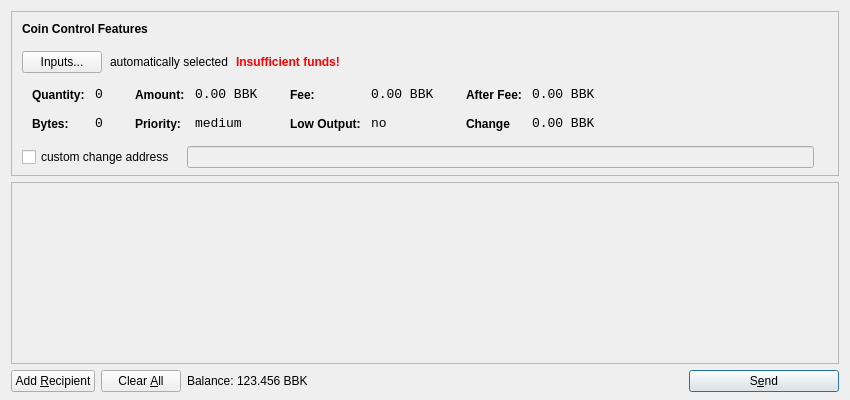
<?xml version="1.0" encoding="UTF-8"?>
<ui version="4.0">
 <class>SendCoinsDialog</class>
 <widget class="QDialog" name="SendCoinsDialog">
  <property name="geometry">
   <rect>
    <x>0</x>
    <y>0</y>
    <width>850</width>
    <height>400</height>
   </rect>
  </property>
  <property name="windowTitle">
   <string>Send Coins</string>
  </property>
  <layout class="QVBoxLayout" name="verticalLayout" stretch="0,1,0">
   <property name="bottomMargin">
    <number>8</number>
   </property>
   <item>
    <widget class="QFrame" name="frameCoinControl">
     <property name="sizePolicy">
      <sizepolicy hsizetype="Expanding" vsizetype="Expanding">
       <horstretch>0</horstretch>
       <verstretch>0</verstretch>
      </sizepolicy>
     </property>
     <property name="maximumSize">
      <size>
       <width>16777215</width>
       <height>16777215</height>
      </size>
     </property>
     <property name="frameShape">
      <enum>QFrame::StyledPanel</enum>
     </property>
     <property name="frameShadow">
      <enum>QFrame::Sunken</enum>
     </property>
     <layout class="QVBoxLayout" name="verticalLayoutCoinControl2">
      <property name="spacing">
       <number>-1</number>
      </property>
      <property name="leftMargin">
       <number>0</number>
      </property>
      <property name="topMargin">
       <number>0</number>
      </property>
      <property name="rightMargin">
       <number>0</number>
      </property>
      <property name="bottomMargin">
       <number>6</number>
      </property>
      <item>
       <layout class="QVBoxLayout" name="verticalLayoutCoinControl" stretch="0,0,0,0,1">
        <property name="spacing">
         <number>0</number>
        </property>
        <property name="leftMargin">
         <number>10</number>
        </property>
        <property name="topMargin">
         <number>10</number>
        </property>
        <item>
         <layout class="QHBoxLayout" name="horizontalLayoutCoinControl1">
          <property name="bottomMargin">
           <number>15</number>
          </property>
          <item>
           <widget class="QLabel" name="labelCoinControlFeatures">
            <property name="sizePolicy">
             <sizepolicy hsizetype="Preferred" vsizetype="Maximum">
              <horstretch>0</horstretch>
              <verstretch>0</verstretch>
             </sizepolicy>
            </property>
            <property name="font">
             <font>
              <weight>75</weight>
              <bold>true</bold>
             </font>
            </property>
            <property name="styleSheet">
             <string notr="true">font-weight:bold;</string>
            </property>
            <property name="text">
             <string>Coin Control Features</string>
            </property>
           </widget>
          </item>
         </layout>
        </item>
        <item>
         <layout class="QHBoxLayout" name="horizontalLayoutCoinControl2" stretch="0,0,0,0">
          <property name="spacing">
           <number>8</number>
          </property>
          <property name="bottomMargin">
           <number>10</number>
          </property>
          <item>
           <widget class="QPushButton" name="pushButtonCoinControl">
            <property name="styleSheet">
             <string notr="true"/>
            </property>
            <property name="text">
             <string>Inputs...</string>
            </property>
           </widget>
          </item>
          <item>
           <widget class="QLabel" name="labelCoinControlAutomaticallySelected">
            <property name="text">
             <string>automatically selected</string>
            </property>
            <property name="margin">
             <number>5</number>
            </property>
           </widget>
          </item>
          <item>
           <widget class="QLabel" name="labelCoinControlInsuffFunds">
            <property name="font">
             <font>
              <weight>75</weight>
              <bold>true</bold>
             </font>
            </property>
            <property name="styleSheet">
             <string notr="true">color:red;font-weight:bold;</string>
            </property>
            <property name="text">
             <string>Insufficient funds!</string>
            </property>
            <property name="margin">
             <number>5</number>
            </property>
           </widget>
          </item>
          <item>
           <spacer name="horizontalSpacerCoinControl">
            <property name="orientation">
             <enum>Qt::Horizontal</enum>
            </property>
            <property name="sizeHint" stdset="0">
             <size>
              <width>40</width>
              <height>1</height>
             </size>
            </property>
           </spacer>
          </item>
         </layout>
        </item>
        <item>
         <widget class="QWidget" name="widgetCoinControl" native="true">
          <property name="sizePolicy">
           <sizepolicy hsizetype="Preferred" vsizetype="Preferred">
            <horstretch>0</horstretch>
            <verstretch>0</verstretch>
           </sizepolicy>
          </property>
          <property name="minimumSize">
           <size>
            <width>0</width>
            <height>0</height>
           </size>
          </property>
          <property name="styleSheet">
           <string notr="true"/>
          </property>
          <layout class="QHBoxLayout" name="horizontalLayoutCoinControl5">
           <property name="margin">
            <number>0</number>
           </property>
           <item>
            <layout class="QHBoxLayout" name="horizontalLayoutCoinControl3" stretch="0,0,0,1">
             <property name="spacing">
              <number>20</number>
             </property>
             <property name="topMargin">
              <number>0</number>
             </property>
             <property name="bottomMargin">
              <number>10</number>
             </property>
             <item>
              <layout class="QFormLayout" name="formLayoutCoinControl1">
               <property name="horizontalSpacing">
                <number>10</number>
               </property>
               <property name="verticalSpacing">
                <number>14</number>
               </property>
               <property name="leftMargin">
                <number>10</number>
               </property>
               <property name="topMargin">
                <number>4</number>
               </property>
               <property name="rightMargin">
                <number>6</number>
               </property>
               <item row="0" column="0">
                <widget class="QLabel" name="labelCoinControlQuantityText">
                 <property name="styleSheet">
                  <string notr="true">font-weight:bold;</string>
                 </property>
                 <property name="text">
                  <string>Quantity:</string>
                 </property>
                 <property name="margin">
                  <number>0</number>
                 </property>
                </widget>
               </item>
               <item row="0" column="1">
                <widget class="QLabel" name="labelCoinControlQuantity">
                 <property name="font">
                  <font>
                   <family>Monospace</family>
                   <pointsize>10</pointsize>
                  </font>
                 </property>
                 <property name="cursor">
                  <cursorShape>IBeamCursor</cursorShape>
                 </property>
                 <property name="contextMenuPolicy">
                  <enum>Qt::ActionsContextMenu</enum>
                 </property>
                 <property name="text">
                  <string>0</string>
                 </property>
                 <property name="margin">
                  <number>0</number>
                 </property>
                 <property name="textInteractionFlags">
                  <set>Qt::LinksAccessibleByMouse|Qt::TextSelectableByKeyboard|Qt::TextSelectableByMouse</set>
                 </property>
                </widget>
               </item>
               <item row="1" column="0">
                <widget class="QLabel" name="labelCoinControlBytesText">
                 <property name="styleSheet">
                  <string notr="true">font-weight:bold;</string>
                 </property>
                 <property name="text">
                  <string>Bytes:</string>
                 </property>
                </widget>
               </item>
               <item row="1" column="1">
                <widget class="QLabel" name="labelCoinControlBytes">
                 <property name="font">
                  <font>
                   <family>Monospace</family>
                   <pointsize>10</pointsize>
                  </font>
                 </property>
                 <property name="cursor">
                  <cursorShape>IBeamCursor</cursorShape>
                 </property>
                 <property name="contextMenuPolicy">
                  <enum>Qt::ActionsContextMenu</enum>
                 </property>
                 <property name="text">
                  <string>0</string>
                 </property>
                 <property name="textInteractionFlags">
                  <set>Qt::LinksAccessibleByMouse|Qt::TextSelectableByKeyboard|Qt::TextSelectableByMouse</set>
                 </property>
                </widget>
               </item>
              </layout>
             </item>
             <item>
              <layout class="QFormLayout" name="formLayoutCoinControl2">
               <property name="horizontalSpacing">
                <number>10</number>
               </property>
               <property name="verticalSpacing">
                <number>14</number>
               </property>
               <property name="leftMargin">
                <number>6</number>
               </property>
               <property name="topMargin">
                <number>4</number>
               </property>
               <property name="rightMargin">
                <number>6</number>
               </property>
               <item row="0" column="0">
                <widget class="QLabel" name="labelCoinControlAmountText">
                 <property name="styleSheet">
                  <string notr="true">font-weight:bold;</string>
                 </property>
                 <property name="text">
                  <string>Amount:</string>
                 </property>
                 <property name="margin">
                  <number>0</number>
                 </property>
                </widget>
               </item>
               <item row="0" column="1">
                <widget class="QLabel" name="labelCoinControlAmount">
                 <property name="font">
                  <font>
                   <family>Monospace</family>
                   <pointsize>10</pointsize>
                  </font>
                 </property>
                 <property name="cursor">
                  <cursorShape>IBeamCursor</cursorShape>
                 </property>
                 <property name="contextMenuPolicy">
                  <enum>Qt::ActionsContextMenu</enum>
                 </property>
                 <property name="text">
                  <string>0.00 BBK</string>
                 </property>
                 <property name="textInteractionFlags">
                  <set>Qt::LinksAccessibleByMouse|Qt::TextSelectableByKeyboard|Qt::TextSelectableByMouse</set>
                 </property>
                </widget>
               </item>
               <item row="1" column="0">
                <widget class="QLabel" name="labelCoinControlPriorityText">
                 <property name="styleSheet">
                  <string notr="true">font-weight:bold;</string>
                 </property>
                 <property name="text">
                  <string>Priority:</string>
                 </property>
                </widget>
               </item>
               <item row="1" column="1">
                <widget class="QLabel" name="labelCoinControlPriority">
                 <property name="font">
                  <font>
                   <family>Monospace</family>
                   <pointsize>10</pointsize>
                  </font>
                 </property>
                 <property name="cursor">
                  <cursorShape>IBeamCursor</cursorShape>
                 </property>
                 <property name="contextMenuPolicy">
                  <enum>Qt::ActionsContextMenu</enum>
                 </property>
                 <property name="text">
                  <string>medium</string>
                 </property>
                 <property name="textInteractionFlags">
                  <set>Qt::LinksAccessibleByMouse|Qt::TextSelectableByKeyboard|Qt::TextSelectableByMouse</set>
                 </property>
                </widget>
               </item>
              </layout>
             </item>
             <item>
              <layout class="QFormLayout" name="formLayoutCoinControl3">
               <property name="horizontalSpacing">
                <number>10</number>
               </property>
               <property name="verticalSpacing">
                <number>14</number>
               </property>
               <property name="leftMargin">
                <number>6</number>
               </property>
               <property name="topMargin">
                <number>4</number>
               </property>
               <property name="rightMargin">
                <number>6</number>
               </property>
               <item row="0" column="0">
                <widget class="QLabel" name="labelCoinControlFeeText">
                 <property name="styleSheet">
                  <string notr="true">font-weight:bold;</string>
                 </property>
                 <property name="text">
                  <string>Fee:</string>
                 </property>
                 <property name="margin">
                  <number>0</number>
                 </property>
                </widget>
               </item>
               <item row="0" column="1">
                <widget class="QLabel" name="labelCoinControlFee">
                 <property name="font">
                  <font>
                   <family>Monospace</family>
                   <pointsize>10</pointsize>
                  </font>
                 </property>
                 <property name="cursor">
                  <cursorShape>IBeamCursor</cursorShape>
                 </property>
                 <property name="contextMenuPolicy">
                  <enum>Qt::ActionsContextMenu</enum>
                 </property>
                 <property name="text">
                  <string>0.00 BBK</string>
                 </property>
                 <property name="textInteractionFlags">
                  <set>Qt::LinksAccessibleByMouse|Qt::TextSelectableByKeyboard|Qt::TextSelectableByMouse</set>
                 </property>
                </widget>
               </item>
               <item row="1" column="0">
                <widget class="QLabel" name="labelCoinControlLowOutputText">
                 <property name="styleSheet">
                  <string notr="true">font-weight:bold;</string>
                 </property>
                 <property name="text">
                  <string>Low Output:</string>
                 </property>
                </widget>
               </item>
               <item row="1" column="1">
                <widget class="QLabel" name="labelCoinControlLowOutput">
                 <property name="font">
                  <font>
                   <family>Monospace</family>
                   <pointsize>10</pointsize>
                  </font>
                 </property>
                 <property name="cursor">
                  <cursorShape>IBeamCursor</cursorShape>
                 </property>
                 <property name="contextMenuPolicy">
                  <enum>Qt::ActionsContextMenu</enum>
                 </property>
                 <property name="text">
                  <string>no</string>
                 </property>
                 <property name="textInteractionFlags">
                  <set>Qt::LinksAccessibleByMouse|Qt::TextSelectableByKeyboard|Qt::TextSelectableByMouse</set>
                 </property>
                </widget>
               </item>
              </layout>
             </item>
             <item>
              <layout class="QFormLayout" name="formLayoutCoinControl4">
               <property name="horizontalSpacing">
                <number>10</number>
               </property>
               <property name="verticalSpacing">
                <number>14</number>
               </property>
               <property name="leftMargin">
                <number>6</number>
               </property>
               <property name="topMargin">
                <number>4</number>
               </property>
               <property name="rightMargin">
                <number>6</number>
               </property>
               <item row="0" column="0">
                <widget class="QLabel" name="labelCoinControlAfterFeeText">
                 <property name="styleSheet">
                  <string notr="true">font-weight:bold;</string>
                 </property>
                 <property name="text">
                  <string>After Fee:</string>
                 </property>
                 <property name="margin">
                  <number>0</number>
                 </property>
                </widget>
               </item>
               <item row="0" column="1">
                <widget class="QLabel" name="labelCoinControlAfterFee">
                 <property name="font">
                  <font>
                   <family>Monospace</family>
                   <pointsize>10</pointsize>
                  </font>
                 </property>
                 <property name="cursor">
                  <cursorShape>IBeamCursor</cursorShape>
                 </property>
                 <property name="contextMenuPolicy">
                  <enum>Qt::ActionsContextMenu</enum>
                 </property>
                 <property name="text">
                  <string>0.00 BBK</string>
                 </property>
                 <property name="textInteractionFlags">
                  <set>Qt::LinksAccessibleByMouse|Qt::TextSelectableByKeyboard|Qt::TextSelectableByMouse</set>
                 </property>
                </widget>
               </item>
               <item row="1" column="0">
                <widget class="QLabel" name="labelCoinControlChangeText">
                 <property name="styleSheet">
                  <string notr="true">font-weight:bold;</string>
                 </property>
                 <property name="text">
                  <string>Change</string>
                 </property>
                </widget>
               </item>
               <item row="1" column="1">
                <widget class="QLabel" name="labelCoinControlChange">
                 <property name="font">
                  <font>
                   <family>Monospace</family>
                   <pointsize>10</pointsize>
                  </font>
                 </property>
                 <property name="cursor">
                  <cursorShape>IBeamCursor</cursorShape>
                 </property>
                 <property name="contextMenuPolicy">
                  <enum>Qt::ActionsContextMenu</enum>
                 </property>
                 <property name="text">
                  <string>0.00 BBK</string>
                 </property>
                 <property name="textInteractionFlags">
                  <set>Qt::LinksAccessibleByMouse|Qt::TextSelectableByKeyboard|Qt::TextSelectableByMouse</set>
                 </property>
                </widget>
               </item>
              </layout>
             </item>
            </layout>
           </item>
          </layout>
         </widget>
        </item>
        <item>
         <layout class="QHBoxLayout" name="horizontalLayoutCoinControl4" stretch="0,0,0">
          <property name="spacing">
           <number>12</number>
          </property>
          <property name="sizeConstraint">
           <enum>QLayout::SetDefaultConstraint</enum>
          </property>
          <property name="topMargin">
           <number>5</number>
          </property>
          <property name="rightMargin">
           <number>5</number>
          </property>
          <item>
           <widget class="QCheckBox" name="checkBoxCoinControlChange">
            <property name="text">
             <string>custom change address</string>
            </property>
           </widget>
          </item>
          <item>
           <widget class="QLineEdit" name="lineEditCoinControlChange">
            <property name="enabled">
             <bool>false</bool>
            </property>
            <property name="sizePolicy">
             <sizepolicy hsizetype="Expanding" vsizetype="Fixed">
              <horstretch>0</horstretch>
              <verstretch>0</verstretch>
             </sizepolicy>
            </property>
           </widget>
          </item>
          <item>
           <widget class="QLabel" name="labelCoinControlChangeLabel">
            <property name="sizePolicy">
             <sizepolicy hsizetype="Preferred" vsizetype="Expanding">
              <horstretch>0</horstretch>
              <verstretch>0</verstretch>
             </sizepolicy>
            </property>
            <property name="minimumSize">
             <size>
              <width>0</width>
              <height>0</height>
             </size>
            </property>
            <property name="text">
             <string/>
            </property>
            <property name="margin">
             <number>3</number>
            </property>
           </widget>
          </item>
         </layout>
        </item>
        <item>
         <spacer name="verticalSpacerCoinControl">
          <property name="orientation">
           <enum>Qt::Vertical</enum>
          </property>
          <property name="sizeHint" stdset="0">
           <size>
            <width>800</width>
            <height>1</height>
           </size>
          </property>
         </spacer>
        </item>
       </layout>
      </item>
     </layout>
    </widget>
   </item>
   <item>
    <widget class="QScrollArea" name="scrollArea">
     <property name="widgetResizable">
      <bool>true</bool>
     </property>
     <widget class="QWidget" name="scrollAreaWidgetContents">
      <property name="geometry">
       <rect>
        <x>0</x>
        <y>0</y>
        <width>830</width>
        <height>165</height>
       </rect>
      </property>
      <layout class="QVBoxLayout" name="verticalLayout_2">
       <property name="margin">
        <number>0</number>
       </property>
       <item>
        <layout class="QVBoxLayout" name="entries">
         <property name="spacing">
          <number>6</number>
         </property>
        </layout>
       </item>
       <item>
        <spacer name="verticalSpacer">
         <property name="orientation">
          <enum>Qt::Vertical</enum>
         </property>
         <property name="sizeHint" stdset="0">
          <size>
           <width>20</width>
           <height>40</height>
          </size>
         </property>
        </spacer>
       </item>
      </layout>
     </widget>
    </widget>
   </item>
   <item>
    <layout class="QHBoxLayout" name="horizontalLayout">
     <item>
      <widget class="QPushButton" name="addButton">
       <property name="toolTip">
        <string>Send to multiple recipients at once</string>
       </property>
       <property name="text">
        <string>Add &amp;Recipient</string>
       </property>
       <property name="icon">
        <iconset resource="../bitcoin.qrc">
         <normaloff>:/icons/add</normaloff>:/icons/add</iconset>
       </property>
       <property name="autoDefault">
        <bool>false</bool>
       </property>
      </widget>
     </item>
     <item>
      <widget class="QPushButton" name="clearButton">
       <property name="sizePolicy">
        <sizepolicy hsizetype="Minimum" vsizetype="Fixed">
         <horstretch>0</horstretch>
         <verstretch>0</verstretch>
        </sizepolicy>
       </property>
       <property name="toolTip">
        <string>Remove all transaction fields</string>
       </property>
       <property name="text">
        <string>Clear &amp;All</string>
       </property>
       <property name="icon">
        <iconset resource="../bitcoin.qrc">
         <normaloff>:/icons/remove</normaloff>:/icons/remove</iconset>
       </property>
       <property name="autoRepeatDelay">
        <number>300</number>
       </property>
       <property name="autoDefault">
        <bool>false</bool>
       </property>
      </widget>
     </item>
     <item>
      <layout class="QHBoxLayout" name="horizontalLayout_2">
       <property name="spacing">
        <number>3</number>
       </property>
       <item>
        <widget class="QLabel" name="label">
         <property name="sizePolicy">
          <sizepolicy hsizetype="Preferred" vsizetype="Fixed">
           <horstretch>0</horstretch>
           <verstretch>0</verstretch>
          </sizepolicy>
         </property>
         <property name="text">
          <string>Balance:</string>
         </property>
        </widget>
       </item>
       <item>
        <widget class="QLabel" name="labelBalance">
         <property name="sizePolicy">
          <sizepolicy hsizetype="Preferred" vsizetype="Fixed">
           <horstretch>0</horstretch>
           <verstretch>0</verstretch>
          </sizepolicy>
         </property>
         <property name="cursor">
          <cursorShape>IBeamCursor</cursorShape>
         </property>
         <property name="text">
          <string>123.456 BBK</string>
         </property>
         <property name="textInteractionFlags">
          <set>Qt::LinksAccessibleByMouse|Qt::TextSelectableByKeyboard|Qt::TextSelectableByMouse</set>
         </property>
        </widget>
       </item>
      </layout>
     </item>
     <item>
      <spacer name="horizontalSpacer">
       <property name="orientation">
        <enum>Qt::Horizontal</enum>
       </property>
       <property name="sizeHint" stdset="0">
        <size>
         <width>40</width>
         <height>20</height>
        </size>
       </property>
      </spacer>
     </item>
     <item>
      <widget class="QPushButton" name="sendButton">
       <property name="minimumSize">
        <size>
         <width>150</width>
         <height>0</height>
        </size>
       </property>
       <property name="toolTip">
        <string>Confirm the send action</string>
       </property>
       <property name="text">
        <string>S&amp;end</string>
       </property>
       <property name="icon">
        <iconset resource="../bitcoin.qrc">
         <normaloff>:/icons/send</normaloff>:/icons/send</iconset>
       </property>
       <property name="default">
        <bool>true</bool>
       </property>
      </widget>
     </item>
    </layout>
   </item>
  </layout>
 </widget>
 <resources>
  <include location="../bitcoin.qrc"/>
 </resources>
 <connections/>
</ui>
